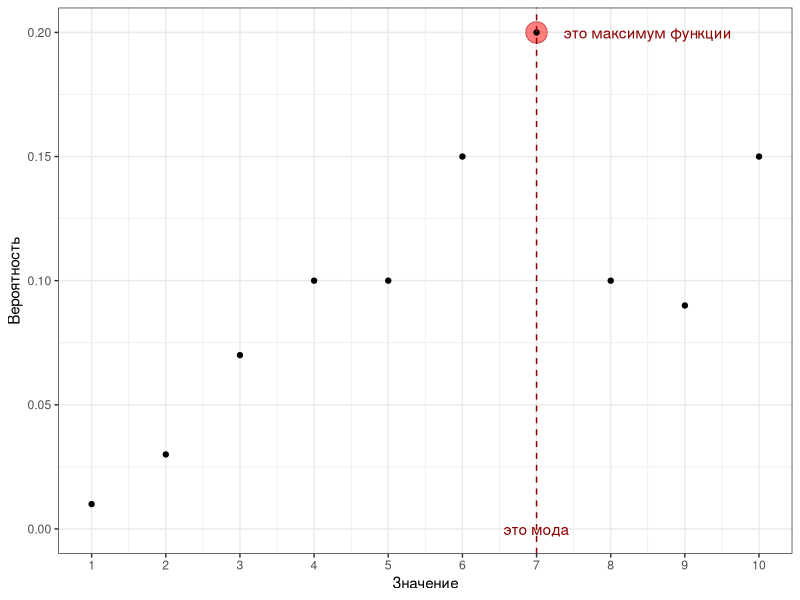
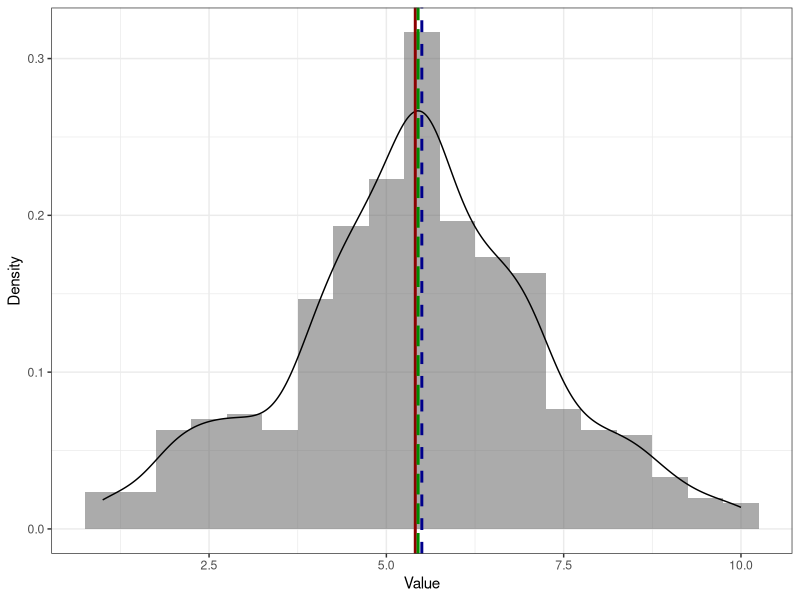
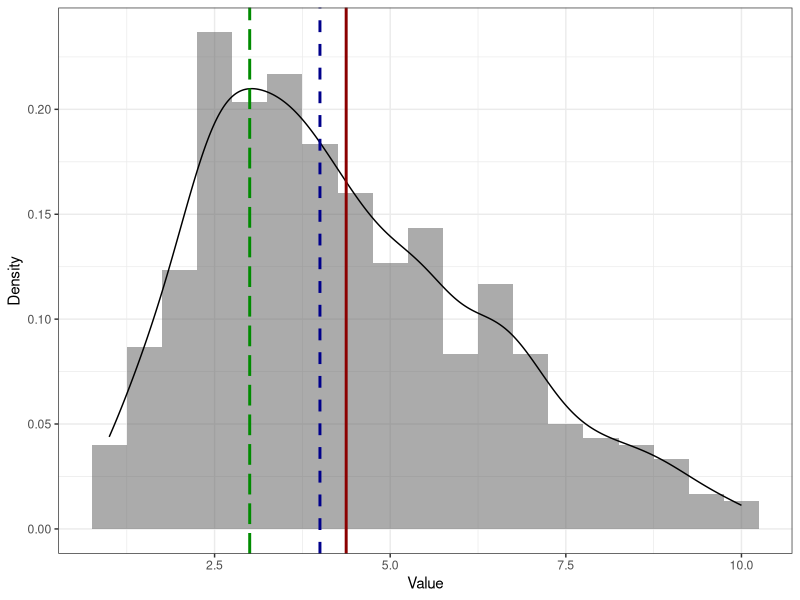
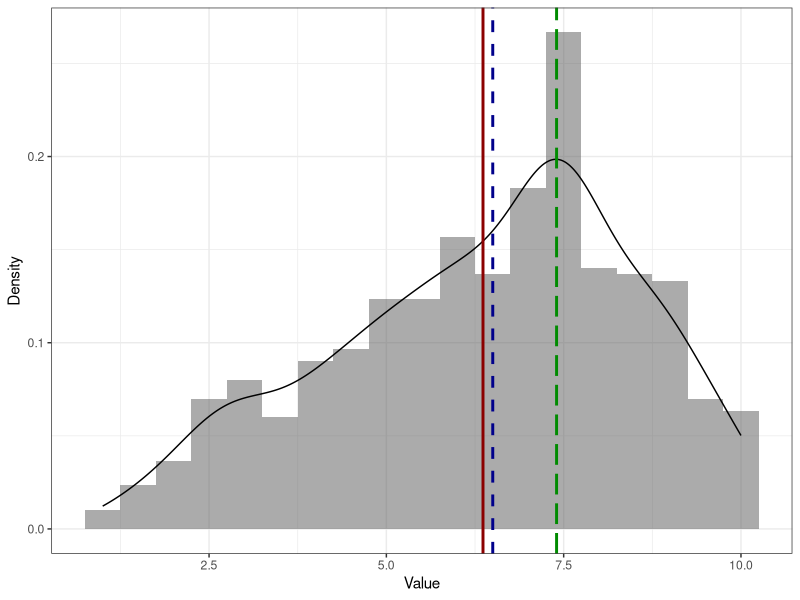
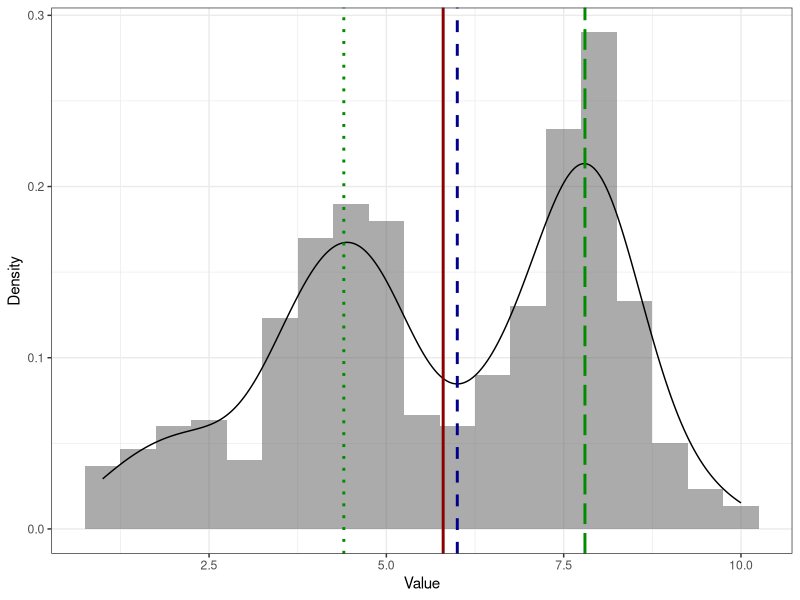
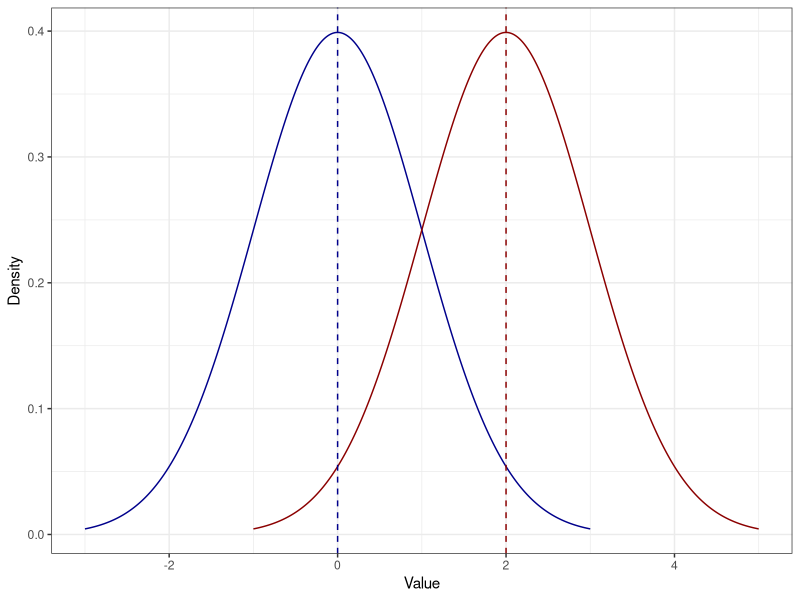
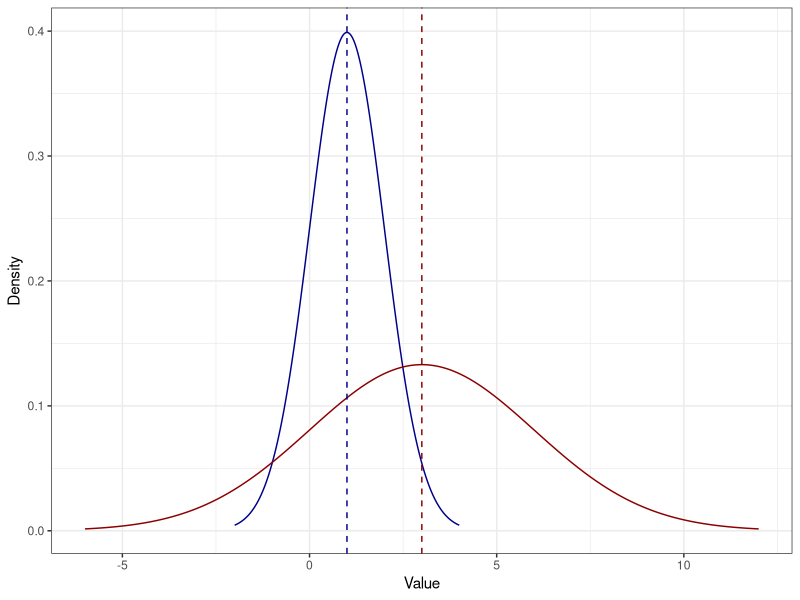
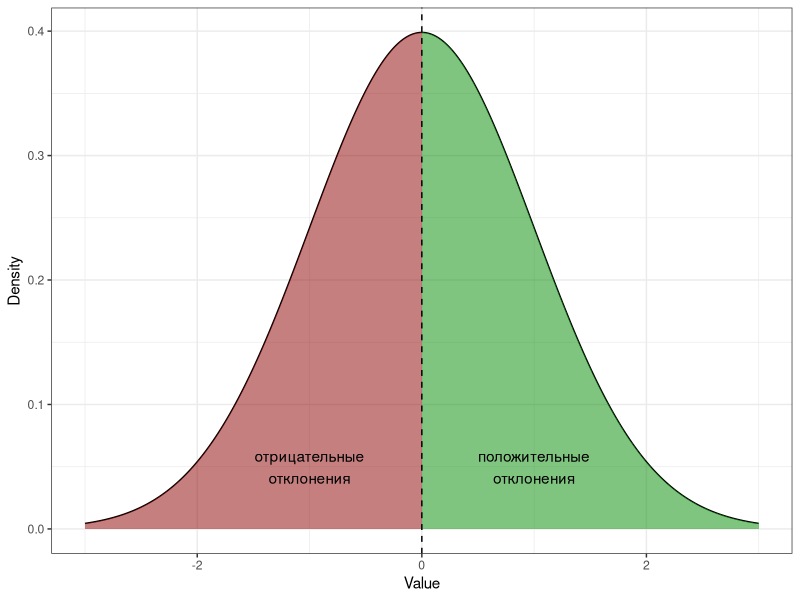

These charts were generated, in order, by the following R code:
## ---- chunk 1
knitr::opts_chunk$set(echo = FALSE, eval = TRUE, warning = FALSE, message = FALSE, error = FALSE)
## ---- chunk 2
library(tidyverse)
theme_set(theme_bw())
## ---- chunk 3
x <- c(1, 3, 4, 6, 4, 2, 4, 3, 2, 4, 1)
x
## ---- chunk 4
table(x)
## ---- chunk 5
y <- c("Москва", "Казань", "Кёнигсберг", "Барнаул (Алтайский край)", "Москва", "Санкт-Петербург", "Санкт-Петербург", "Москва", "Санкт-Петербург", "Москва", "Кёнигсберг", "Санкт-Петербург", "Москва", "Казань", "Санкт-Петербург", "Санкт-Петербург", "Казань", "Казань", "Санкт-Петербург", "Москва", "Москва", "Санкт-Петербург", "Санкт-Петербург", "Санкт-Петербург", "Санкт-Петербург", "Москва", "Кёнигсберг", "Санкт-Петербург", "Казань")
y
## ---- chunk 6
table(y)
## ---- chunk 7
tibble(x = 1:10,
       y = c(.01, .03, .07, .1, .1, .15, .2, .1, .09, .15)) |> 
  ggplot(aes(x, y)) +
  annotate(geom = "point", x = 7, y = 0.2, size = 7, shape = 21, color = "darkred", fill = "red", alpha = .5) +
  geom_point() +
  geom_vline(xintercept = 7, color = "darkred", linetype = "dashed") +
  annotate(geom = "text", label = "это максимум функции", 
           x = 8.5, y = 0.2, color = "darkred") +
  annotate(geom = "text", label = "это мода", 
           x = 7, y = 0, color = "darkred") +
  scale_x_continuous(breaks = 1:10) +
  labs(x = "Значение", y = "Вероятность")
## ---- chunk 8
v1 <- c(2, 3, 14, 9, 16, 19, 28, 7, 26, 18, 1)
v1
## ---- chunk 9
sort(v1)
## ---- chunk 10
median(v1)
## ---- chunk 11
v2 <- c(14, 10, 9, 16, 30, 3, 25, 8, 18, 7)
v2
## ---- chunk 12
sort(v2)
## ---- chunk 13
median(v2)
## ---- chunk 14
v1
mean(v1)
## ---- chunk 15
v2
mean(v2)
## ---- chunk 16
set.seed(108)
symm <- sample(
  x = seq(1, 10, 0.5),
  size = 600,
  replace = TRUE,
  prob = c(
    .05,
    .05,
    .07,
    .1,
    .1,
    .15,
    .20,
    .30,
    .35,
    .5,
    .35,
    .30,
    .20,
    .15,
    .1,
    .1,
    .07,
    .05,
    .05
  )
)
asymm_right <- sample(
  x = seq(1, 10, 0.5),
  size = 600,
  replace = TRUE,
  prob = c(
    .1,
    .2,
    .25,
    .4,
    .5,
    .5,
    .4,
    .35,
    .3,
    .25,
    .2,
    .25,
    .2,
    .15,
    .1,
    .1,
    .07,
    .05,
    .05
  )
)
asymm_left <- sample(
  x = seq(1, 10, 0.5),
  size = 600,
  replace = TRUE,
  prob = c(
    .03,
    .05,
    .07,
    .1,
    .15,
    .15,
    .2,
    .2,
    .25,
    .25,
    .3,
    .35,
    .5,
    .5,
    .4,
    .4,
    .25,
    .2,
    .2
  )
)
bimodal <- sample(
  x = seq(1, 10, 0.5),
  size = 600,
  replace = TRUE,
  prob = c(
    .05,
    .05,
    .07,
    .1,
    .1,
    .2,
    .3,
    .35,
    .3,
    .15,
    .1,
    .15,
    .20,
    .40,
    .50,
    .25,
    .1,
    .05,
    .05
  )
)
colors <- c("Mean" = "red4", "Median" = "blue4", "Mode" = "green4")
## ---- chunk 17
ggplot(NULL, aes(symm)) +
  geom_histogram(aes(y = ..density..), alpha =.5, binwidth = .5) +
  geom_density() +
  geom_vline(xintercept = mean(symm),
             color = colors['Mean'],
             linewidth = 1) +
  geom_vline(xintercept = median(symm), 
             color = colors['Median'],
             linewidth = 1,
             linetype = "dashed") +
  geom_vline(xintercept = mean(symm)+.04,
             color = colors['Mode'],
             linewidth = 1,
             linetype = "longdash") +
  labs(x = 'Value',
       y = 'Density')
## ---- chunk 18
ggplot(NULL, aes(asymm_right)) +
  geom_histogram(aes(y = ..density..), alpha =.5, binwidth = .5) +
  geom_density() +
  geom_vline(xintercept = mean(asymm_right),
             linewidth = 1,
             color = colors['Mean']) +
  geom_vline(xintercept = median(asymm_right),
             linewidth = 1,
             linetype = "dashed",
             color = colors['Median']) +
  geom_vline(xintercept = 3,
             linewidth = 1,
             linetype = "longdash",
             color = colors['Mode']) +
  labs(x = 'Value',
       y = 'Density')
## ---- chunk 19
ggplot(NULL, aes(asymm_left)) +
  geom_histogram(aes(y = ..density..), alpha =.5, binwidth = .5) +
  geom_density() +
  geom_vline(xintercept = mean(asymm_left),
             linewidth = 1,
             color = colors['Mean']) +
  geom_vline(xintercept = median(asymm_left),
             linewidth = 1,
             linetype = "dashed",
             color = colors['Median']) +
  geom_vline(xintercept = 7.4,
             linewidth = 1,
             linetype = "longdash",
             color = colors['Mode']) +
  labs(x = 'Value',
       y = 'Density')
## ---- chunk 20
marks <- c(6, 7, 7, 8, 8)
marks
## ---- chunk 21
marks2 <- c(6, 7, 7, 8, 8, 3, 4)
marks2
## ---- chunk 22
ggplot(NULL, aes(bimodal)) +
  geom_histogram(aes(y = ..density..), alpha =.5, binwidth = .5) +
  geom_density() +
  geom_vline(xintercept = mean(bimodal),
             linewidth = 1,
             color = 'red4') +
  geom_vline(xintercept = median(bimodal),
             linewidth = 1,
             linetype = "dashed",
             color = 'blue4') +
  geom_vline(xintercept = 7.8,
             linewidth = 1,
             linetype = "longdash",
             color = 'green4') +
  geom_vline(xintercept = 4.4,
             linewidth = 1,
             linetype = "dotted",
             color = 'green4') +
  labs(x = 'Value',
       y = 'Density')
## ---- chunk 23
smpl1 <- tibble(x1 = seq(-3, 3, by = .001),
               y1 = dnorm(x1),
               x2 = x1 + 2,
               y2 = dnorm(x2, mean = 2))
## ---- chunk 24
smpl1 %>% 
  ggplot() +
  geom_line(aes(x1, y1), color = "blue4") +
  geom_line(aes(x2, y2), color = "red4") +
  geom_vline(xintercept = 0, linetype = "dashed", color = "blue4") +
  geom_vline(xintercept = 2, linetype = "dashed", color = "red4") +
  labs(x = "Value", y = "Density")
## ---- chunk 25
smpl2 <- tibble(x1 = seq(-2, 4, by = .001),
               y1 = dnorm(x1, mean = 1),
               x2 = x1 * 3,
               y2 = dnorm(x2, mean = 3, sd = 3))
## ---- chunk 26
smpl2 %>% 
  ggplot() +
  geom_line(aes(x1, y1), color = "blue4") +
  geom_line(aes(x2, y2), color = "red4") +
  geom_vline(xintercept = 1, linetype = "dashed", color = "blue4") +
  geom_vline(xintercept = 3, linetype = "dashed", color = "red4") +
  labs(x = "Value", y = "Density")
## ---- chunk 27
poly_left <- smpl1 %>% 
  select(x1, y1) %>% 
  filter(x1 < 0) %>% 
  bind_rows(tibble(x1 = c(0, -3), y1 = c(0, 0)))
poly_right <- smpl1 %>% 
  select(x1, y1) %>% 
  filter(x1 > 0) %>% 
  bind_rows(tibble(x1 = c(3, 0), y1 = c(0, 0)))
## ---- chunk 28
smpl1 %>% 
  ggplot() +
  geom_line(aes(x1, y1)) +
  geom_polygon(data = poly_left, aes(x=x1, y=y1), fill="red4", alpha = .5) +
  geom_polygon(data = poly_right, aes(x=x1, y=y1), fill="green4", alpha = .5) +
  geom_vline(xintercept = 0, linetype = "dashed") +
  annotate(geom="text", x = -1, y = .05, label ="отрицательные\nотклонения") +
  annotate(geom="text", x = 1, y = .05, label ="положительные\nотклонения") +
  labs(x = "Value", y = "Density")
